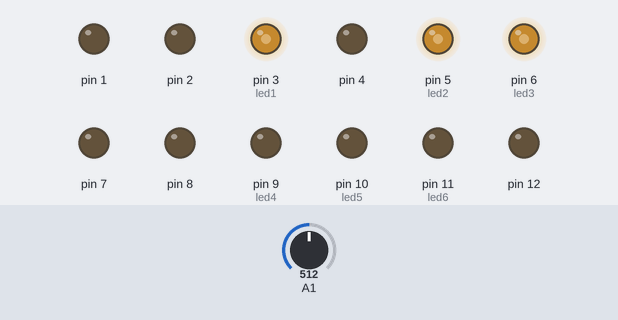
A sketch run on a simulated Arduino Uno, built with avr-gcc and run on an emulated ATmega328P. On the bench: output pins drawn as LEDs (lit = HIGH). The test bench sets the inputs (shaded band); at power-on: A1 = 512.

Above: at 1.3 s.
1.4 s: A1 set to 716
At 1.9 s:
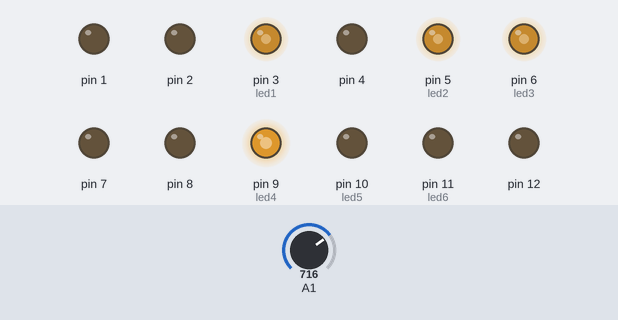
5.0 s: A1 set to 900
At 5.4 s:
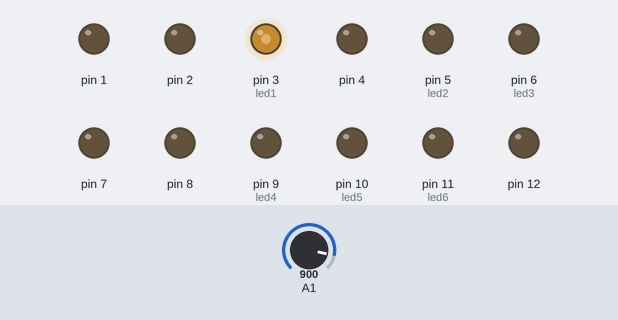
At 7.4 s:
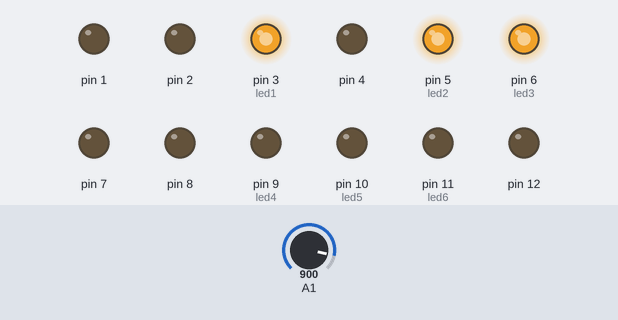
8.8 s: A1 set to 122
12.6 s: A1 set to 306
20.2 s: A1 set to 1023
Timing chart, 0 to 24.7 s (numbered marks = the images above; inputs shaded):
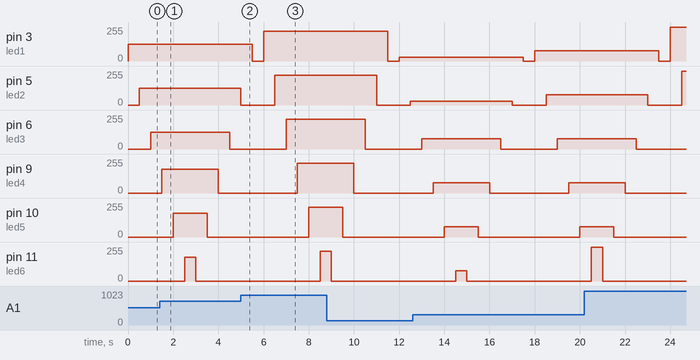

The sketch:

led_da_destra_verso_sinistra_con_potenziometro.ino
```cpp
int val=0;
int pot=0;
int led1=3;
int led2=5;
int led3=6;
int led4=9;
int led5=10;
int led6=11;
void setup (){
	for (int i=1;i<13; i++) {
		pinMode (i,OUTPUT);
	}
}

void loop (){
	pot=analogRead(A1);
	val=map(pot, 0, 1023, 0, 255);
	analogWrite(led1, val);
	delay(500);
	pot=analogRead(A1);
	val=map(pot, 0, 1023, 0, 255);
	analogWrite(led2, val);
	delay(500);
	pot=analogRead(A1);
	val=map(pot, 0, 1023, 0, 255);
	analogWrite(led3, val);
	delay(500);
	pot=analogRead(A1);
	val=map(pot, 0, 1023, 0, 255);
	analogWrite(led4, val);
	delay(500);
	pot=analogRead(A1);
	val=map(pot, 0, 1023, 0, 255);
	analogWrite(led5, val);
	delay(500);
	pot=analogRead(A1);
	val=map(pot, 0, 1023, 0, 255);
	analogWrite(led6, val);
	delay(500);
	digitalWrite(led6, LOW);
	delay(500);
	digitalWrite(led5, LOW);
	delay(500);
	digitalWrite(led4, LOW);
	delay(500);
	digitalWrite(led3, LOW);
	delay(500);
	digitalWrite(led2, LOW);
	delay(500);
	digitalWrite(led1, LOW);
	delay(500);
}
```

Measured:
- after the input at 5.0 s, pin 6 (led3): 0/255 → 224/255 after 2.0 s; pin 9 (led4): 0/255 → 224/255 after 2.5 s; pin 10 (led5): 0/255 → 224/255 after 3.0 s; pin 11 (led6): 0/255 → 224/255 after 3.5 s
